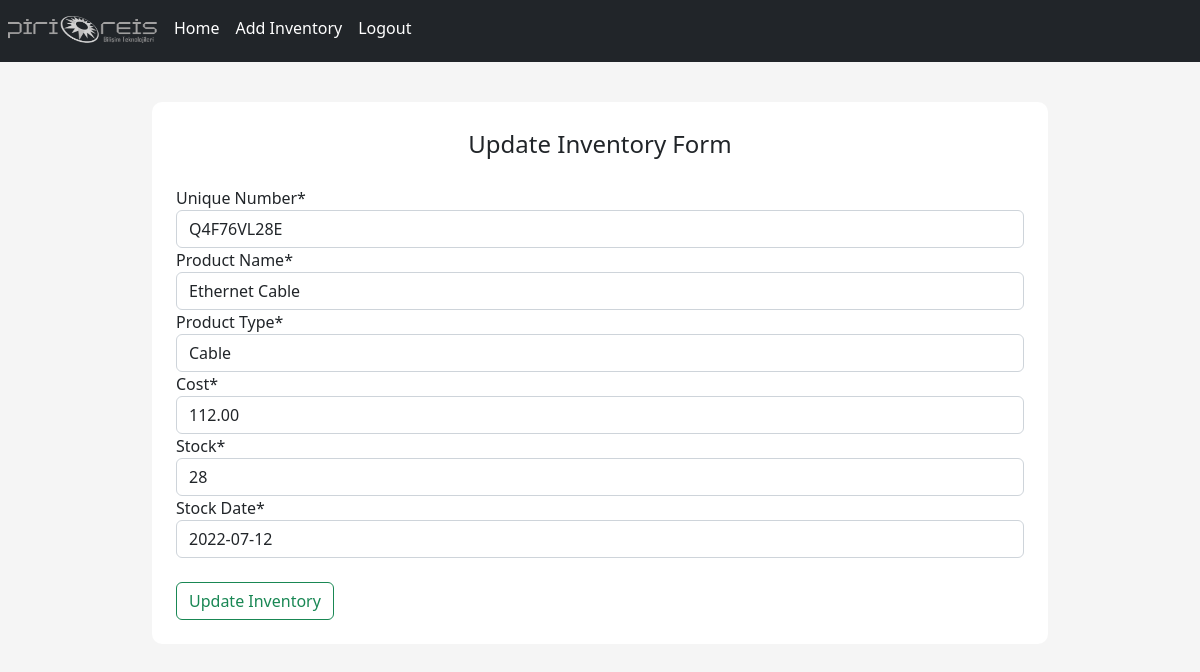
The page /inventory/update/5 (signed in) on the database its author committed.
### inventory/models.py (models this page shows, shortened)
class Inventory(models.Model):
    Unique_Number = models.CharField(max_length=100, null=False, blank=False)
    Product_Name = models.CharField(max_length=100, null=False, blank=False)
    Product_Type = models.CharField(max_length=90, null=False, blank=False)
    Cost = models.DecimalField(max_digits=19, decimal_places=2, null=False, blank=False)
    Stock = models.IntegerField(null=False, blank=False)
    Stock_Date = models.DateField()

### inventory/views.py (the view)
# urls.py: path("update/<int:pk>", update_inventory, name="update_inventory"),
@login_required
def update_inventory(request, pk):
    inventory = get_object_or_404(Inventory, pk=pk)
    if request.method == "POST":
        updateForm = UpdateInventoryForm(data=request.POST)
        if updateForm.is_valid():
            inventory.Unique_Number = updateForm.data['Unique_Number']
            inventory.Product_Name = updateForm.data['Product_Name']
            inventory.Product_Type = updateForm.data['Product_Type']
            inventory.Cost = updateForm.data['Cost']
            inventory.Stock = updateForm.data['Stock']
            inventory.Stock_Date = updateForm.data['Stock_Date']
            inventory.save()
            return redirect(f"/inventory/per_product/{pk}")
    else:
        updateForm = UpdateInventoryForm(instance=inventory)
    context = {"form": updateForm}
    return render(request, "inventory/inventory_update.html", context=context)

### inventory/forms.py
class UpdateInventoryForm(ModelForm):
    class Meta:
        model = Inventory
        fields = "__all__"

### templates/inventory/inventory_update.html (shortened to what this page needs)
{% extends "../layout.html" %}
{% load crispy_forms_tags %}
{% load static %}
{% block content %}
<div class="content-section">
    <form method="POST">
        <fieldset>
            <legend class="border=bottom pd-2 mb-4 text-center">Update Inventory Form</legend>
            <div class="form-group">
                {{ form|crispy }}
            </div>
            <div class="form-group pt-4">
                <button class="btn btn-outline-success" type="submit">Update Inventory</button>
            </div>
        </fieldset>
    </form>
</div>
{% endblock %}

### static/css/main.css (style rules this page uses)
body { background-color: rgb(245,245,245); }
.content-section { background: #fff; margin: 40px; padding: 1.5rem 1.5rem; border-radius: 10px; }

### rows shown on the page
Inventory: Unique_Number "Q4F76VL28E", Product_Name "Ethernet Cable", Product_Type "Cable", Cost "112.00", Stock "28", Stock_Date "2022-07-12"
